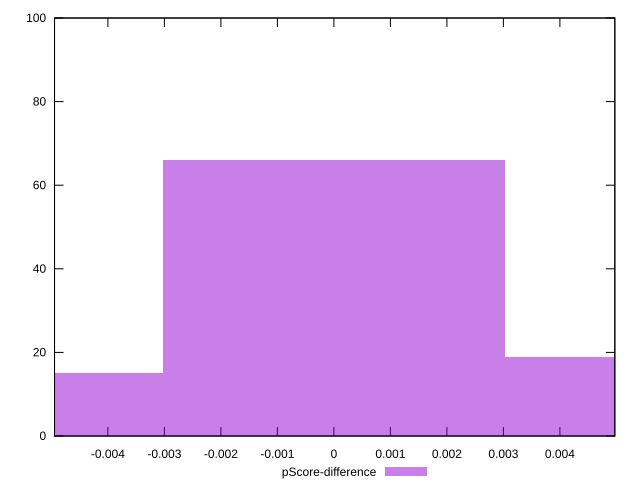

The gnuplot source for this figure:
reset

$pScoreDifference <<EOF
0 66
-0.006060919027207496 15
0.006060919027207496 19
EOF

set key outside below
set boxwidth 0.006060919027207496
set xrange [-0.004944727194015119:0.004972339990952757]
set yrange [0:100]
set trange [0:100]
set style fill transparent solid 0.5 noborder
set terminal svg size 640, 490 enhanced background rgb 'white'
set output "report_00009_2021-02-08T22-37-41.559Z/speed-index/samples/pages/pScore-difference/histogram.svg"

plot $pScoreDifference title "pScore-difference" with boxes

reset
